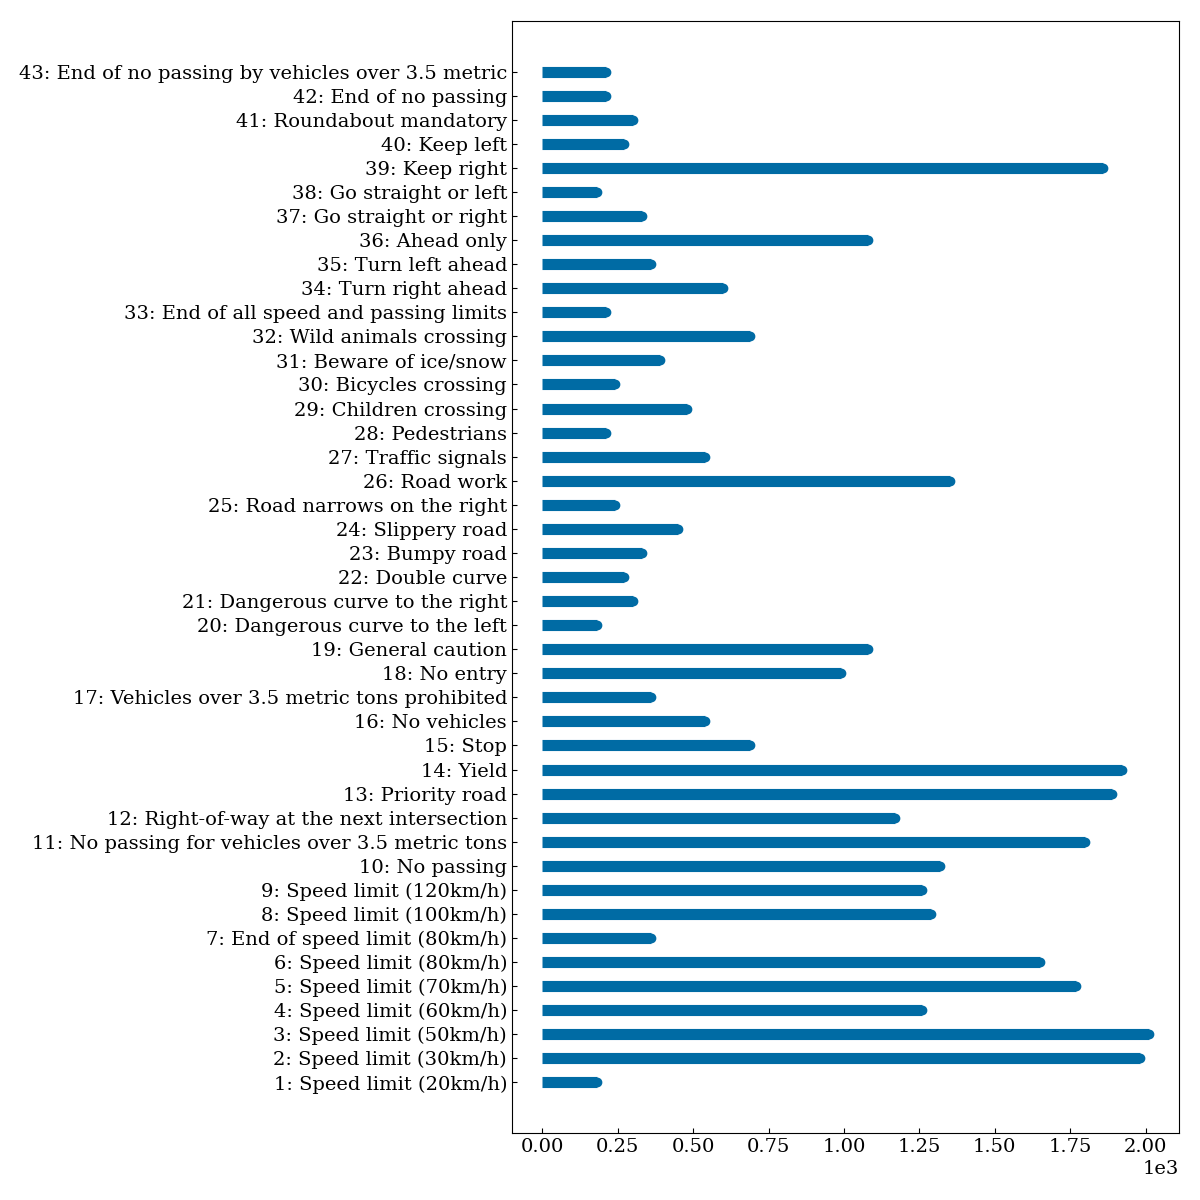

Source code (Python):
from pathlib import Path

import matplotlib.pyplot as plt
import numpy as np

import road_signs_cnn.common as common
import road_signs_cnn.data as data

colors, markers = common.setup_pyplot()

plt.figure(figsize=(12, 12))

label, count = np.unique(data.train_labels, return_counts=True)
_, stemlines, baseline = plt.stem(label, count, orientation="horizontal")

stemlines.set_linewidth(8)
baseline.set_color("none")

plt.yticks(
    label,
    labels=[f"{idx+1}: {name}" for idx, name in enumerate(data.sign_names)],
)
plt.tight_layout()

plt.savefig(Path("figures") / "data_balance.png", dpi=100)

# plt.show()
